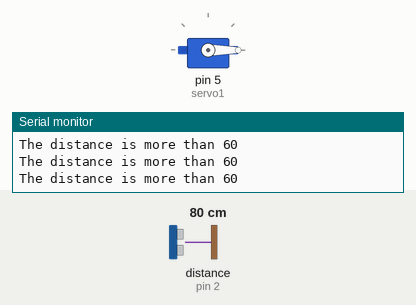
Bench run of a sketch on a simulated Arduino Uno, built with avr-gcc and run on an emulated ATmega328P. On the bench: servo, the last lines printed to the serial monitor. Wiring (inferred from the names in the program): ultrasonic range finder: trigger pin 3; echo pin 2. The test bench sets the inputs (shaded band); at power-on: distance to the obstacle (sensor on pin 2) 80 cm. The echo pulse lasts 58.3 µs per cm.

Above: at 1.3 s.
1.4 s: distance to the obstacle (sensor on pin 2) set to 7 cm
3.5 s: distance to the obstacle (sensor on pin 2) set to 4 cm
At 4.3 s:
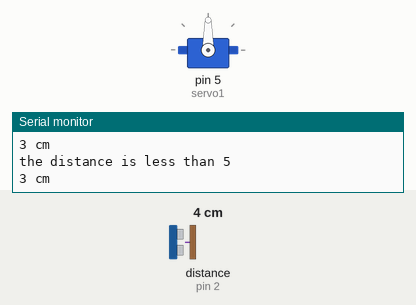
5.0 s: distance to the obstacle (sensor on pin 2) set to 9 cm
At 5.5 s:
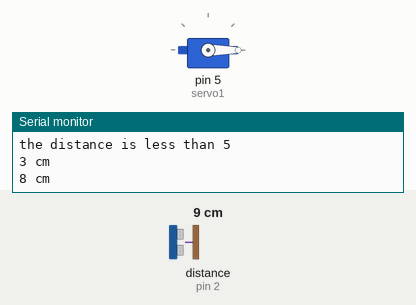
6.5 s: distance to the obstacle (sensor on pin 2) set to 2 cm
At 6.8 s:
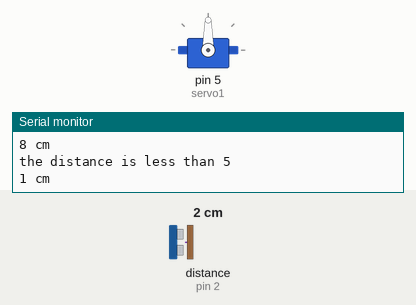
Timing chart, 0 to 9.0 s (numbered marks = the images above; inputs shaded):
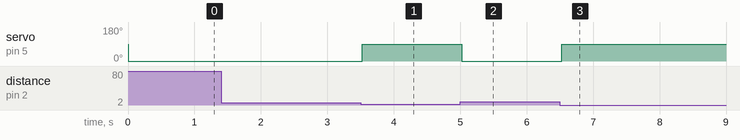

Measured:
- the behaviour switches between 6 and 5 cm on distance to the obstacle (sensor on pin 2) (found by bisection; images 0 and 1)
- after the input at 3.5 s, servo on pin 5 (servo1): 0° → 90° at once
- after the input at 5.0 s, servo on pin 5 (servo1): 90° → 0° at once
- after the input at 6.5 s, servo on pin 5 (servo1): 0° → 90° at once

The sketch:

prog.ino
```cpp
#include <Servo.h>
#define trigPin 3
#define echoPin 2
Servo servo1;
int sound = 250;
void setup() {
Serial.begin (9600);
pinMode(trigPin, OUTPUT);
pinMode(echoPin, INPUT);
servo1.attach(5);
}
void loop() {
long duration, distance;
digitalWrite(trigPin, LOW);
delayMicroseconds(2);
digitalWrite(trigPin, HIGH);
delayMicroseconds(10);
digitalWrite(trigPin, LOW);
duration = pulseIn(echoPin, HIGH);
distance = (duration/2) / 29.1;
if (distance < 5) {
Serial.println("the distance is less than 5");
servo1.write(90);
}
else {
servo1.write(0);
}
if (distance > 60 || distance <= 0){
Serial.println("The distance is more than 60");
}
else {
Serial.print(distance);
Serial.println(" cm");
}
delay(500);
}
```
